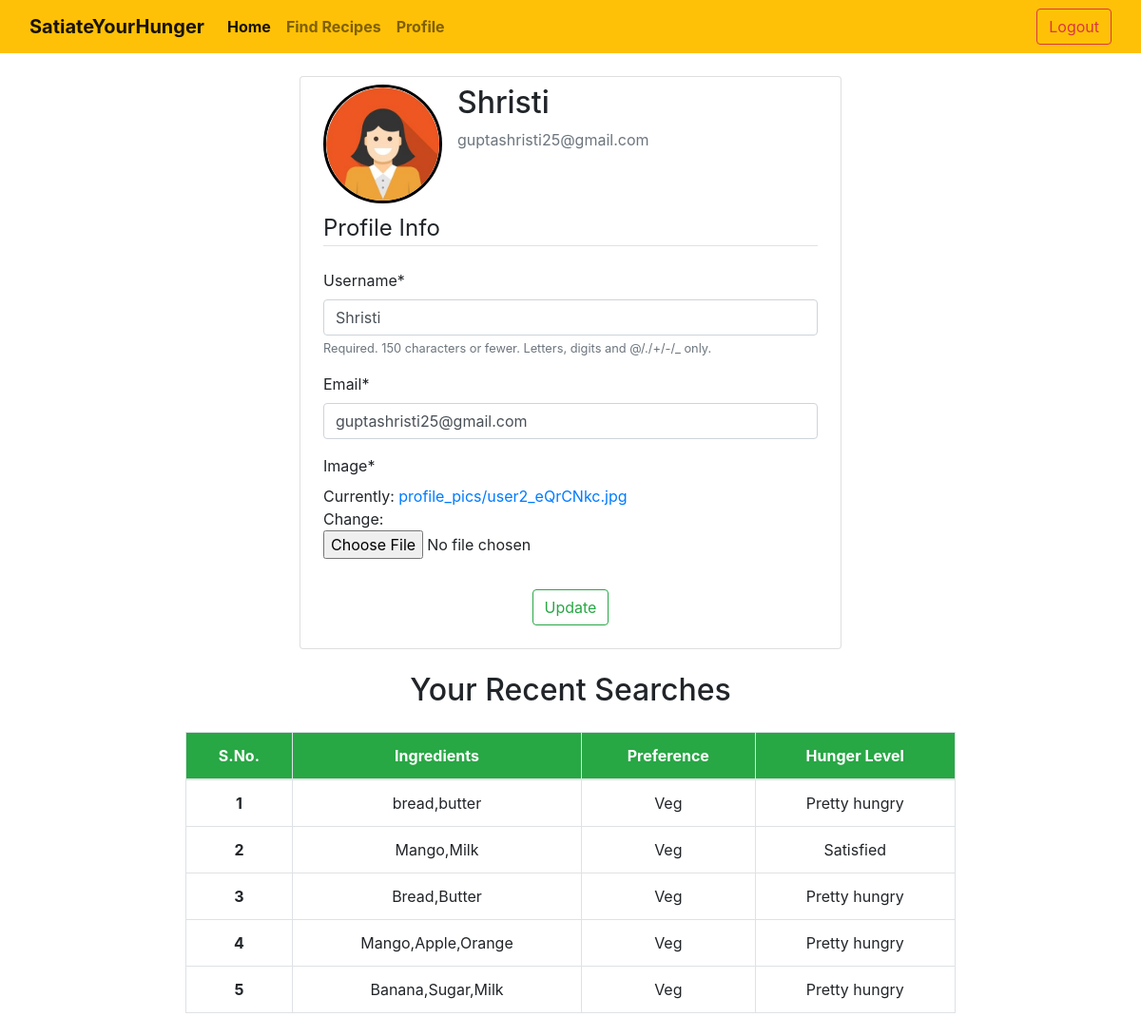
Screenshot of /user/profile/ (signed in) with the database file from the repository.
### users/models.py (models this page shows, shortened)
class CustomUser(AbstractUser):
    locality = models.CharField(max_length=150)
    pincode = models.CharField(max_length=6)
    city = models.CharField(max_length=50)
    state = models.CharField(max_length=50)

class Profile(models.Model):
    user = models.OneToOneField(CustomUser,on_delete=models.CASCADE)
    image = models.ImageField(default='default.jpg',upload_to='profile_pics')

### recipes/models.py (models this page shows, shortened)
class RecentSearches(models.Model):
    user = models.ForeignKey(CustomUser,on_delete=models.CASCADE,null=True)
    ingredients = models.CharField(max_length=1000)
    food_cat = models.CharField(max_length=20)
    hunger_level = models.CharField(max_length=50)
    class Meta:
        verbose_name_plural = 'RecentSearches'

### users/views.py (the view)
# urls.py: path('profile/',views.profile,name="profile"),
@login_required
def profile(request):
    if request.method=="POST":
        u_form = UserUpdateForm(request.POST,instance=request.user)
        p_form = ProfileUpdateForm(request.POST,request.FILES,instance=request.user.profile)
        if u_form.is_valid() and p_form.is_valid():
            u_form.save()
            p_form.save()
            messages.success(request,'Your account info has been updated!')
            return redirect('profile')
    else:
        u_form = UserUpdateForm(instance=request.user)
        p_form = ProfileUpdateForm(instance=request.user.profile)
        recent_searches = RecentSearches.objects.filter(user=request.user).order_by('-id')[:5]
        if recent_searches:
            context = { 'u_form':u_form,
                        'p_form':p_form,
                        'recent_searches':recent_searches}
        else:
            context = { 'u_form':u_form,
                        'p_form':p_form,}
    return render(request,'users/profile.html',context)

### users/forms.py
class UserUpdateForm(forms.ModelForm):
    email = forms.EmailField()
    class Meta:
        model = CustomUser
        fields = ['username','email']

class ProfileUpdateForm(forms.ModelForm):
    class Meta:
        model = Profile
        fields = ['image']

### users/templates/users/profile.html (shortened to what this page needs)
{% extends "main_app/index.html" %}
{% load crispy_forms_tags %}
{% block content %}
<div class="container" style="max-width: 50%;">
    <div class="card px-4 py-2 my-4">
        <div class="media">
        <img class="rounded-circle account-img" style="border: 3px solid black;" src="{{ user.profile.image.url }}" height="125" width="125">
        <div class="media-body">
            <h2 class="account-heading ml-3">{{ user.username }}</h2>
            <p class="text-secondary ml-3">{{ user.email }}</p>
        </div>
        </div>
        <form method="POST" enctype="multipart/form-data">
            <fieldset class="form-group">
                <legend class="border-bottom mb-4 pt-2">Profile Info</legend>
                {{ u_form|crispy }}
                {{ p_form|crispy }}
            </fieldset>
            <div class="form-group text-center">
                <button class="btn btn-outline-success" type="submit">Update</button>
            </div>
        </form>
    </div>
</div>
<div class="container mb-4" style="max-width: 70%;">
<h2 class="text-center mb-4">Your Recent Searches</h2>
    {% if not recent_searches %}
    <div class="card mb-4">
        <div class="card-body">
        <h5 class="card-title text-center">You have no searches yet!</h5>
        </div>
    </div>
    {% else %}
    <table class="table table-bordered table-hover text-center">
        <thead>
          <tr class="bg-success text-white">
            <th scope="col">S.No.</th>
            <th scope="col">Ingredients</th>
            <th scope="col">Preference</th>
            <th scope="col">Hunger Level</th>
          </tr>
        </thead>
        <tbody>
        {% for i in recent_searches %}
          <tr>
            <th scope="row">{{ forloop.counter }}</th>
            <td>{{ i.ingredients }}</td>
            <td>{{ i.food_cat }}</td>
            <td>{{ i.hunger_level }}</td>
        {% endfor %}
        </tbody>
      </table>
    </div>
      {% endif %}
{% endblock content%}

### recipes/static/css/style.css (style rules this page uses)
body { margin: 0; padding: 0; }

### rows the page displays
CustomUser: profile.image (picture), username "Shristi", email "guptashristi25@gmail.com"
RecentSearches: ingredients "bread,butter", food_cat "Veg", hunger_level "Pretty hungry"
RecentSearches: ingredients "Mango,Milk", food_cat "Veg", hunger_level "Satisfied"
RecentSearches: ingredients "Bread,Butter", food_cat "Veg", hunger_level "Pretty hungry"
RecentSearches: ingredients "Mango,Apple,Orange", food_cat "Veg", hunger_level "Pretty hungry"
RecentSearches: ingredients "Banana,Sugar,Milk", food_cat "Veg", hunger_level "Pretty hungry"
